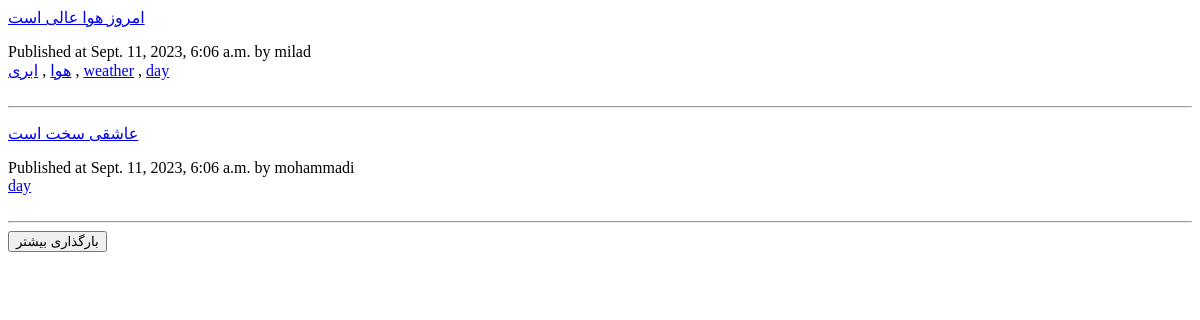
/posts/, run on an earlier commit of the app's database.
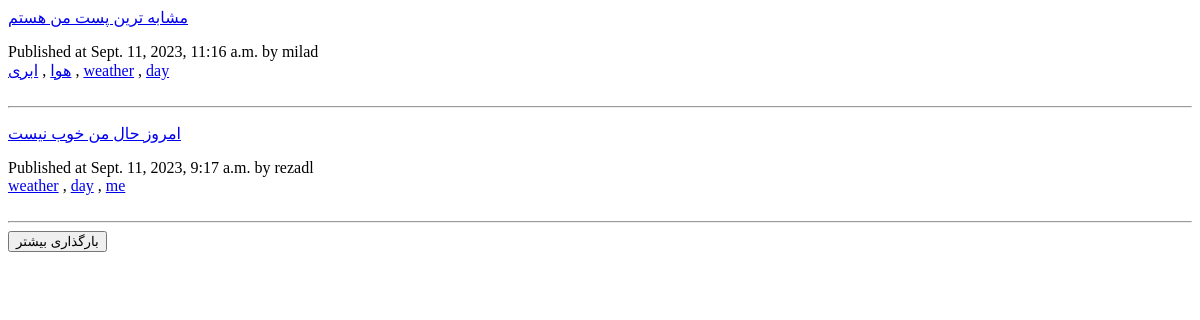
And on a later commit of the database.
### social/models.py (models this page shows, shortened)
class Post(models.Model):
    author = models.ForeignKey(User, on_delete=models.CASCADE, related_name="user_posts", verbose_name="نویسنده")
    description = models.TextField(verbose_name="توضیحات")
    created = models.DateTimeField(auto_now_add=True)
    updated = models.DateTimeField(auto_now=True)
    likes = models.ManyToManyField(User, related_name="liked_posts", blank=True)
    saved_by = models.ManyToManyField(User, related_name='saved_posts', blank=True)
    total_likes = models.PositiveIntegerField(default=0)
    active = models.BooleanField(default=True)
    tags = TaggableManager()
    class Meta:
        ordering = ['-created']
        indexes = [
            models.Index(fields=['-created']),
            models.Index(fields=['-total_likes'])
        ]
        verbose_name = "پست"
        verbose_name_plural = "پست ها"
    def get_absolute_url(self):
        return reverse('social:post_detail', args=[self.id])

class User(AbstractUser):
    date_of_birth = models.DateField(blank=True, null=True)
    bio = models.TextField(null=True, blank=True)
    photo = models.ImageField(upload_to="account_images/", blank=True, null=True)
    job = models.CharField(max_length=250, null=True, blank=True)
    phone = models.CharField(max_length=11, null=True, blank=True)
    following = models.ManyToManyField('self', through='Contact', related_name="followers", symmetrical=False)

### social/views.py (the view)
# urls.py: path('posts/', views.post_list, name="post_list"),
def post_list(request, tag_slug=None):
    posts = Post.objects.select_related('author').order_by('-total_likes')
    tag = None
    if tag_slug:
        tag = get_object_or_404(Tag, slug=tag_slug)
        posts = Post.objects.filter(tags__in=[tag])
    page = request.GET.get('page')
    paginator = Paginator(posts, 2)
    try:
        posts = paginator.page(page)
    except PageNotAnInteger:
        posts = paginator.page(1)
    except EmptyPage:
        posts = []
    if request.headers.get('x-requested-with') == 'XMLHttpRequest':
        return render(request, 'social/list_ajax.html', {'posts': posts})
    context = {
        'posts': posts,
        'tag': tag,
    }
    return render(request, "social/list.html", context)

### social/templates/social/list.html (shortened to what this page needs)
<div id ="post-list">
{% for post in posts %}
    <a href="{{ post.get_absolute_url }}">
    	{{ post.description |truncatewords:20|linebreaks }}
    </a>
    Published at {{ post.created}} by {{ post.author}}
    <br>
    {% for tag in post.tags.all %}
        <a href="{% url 'social:post_list_by_tag' tag.slug %}"> {{ tag.name }}</a>
        {% if not forloop.last %}, {% endif %}
    {% endfor %}
    <br>
    <br>
    <hr>
{% endfor %}
</div>
<button id="load-more">بار‌گذاری بیشتر</button>

What changed in the data, as far as the page shows it:
removed Post: description "امروز هوا عالی است", created "Sept. 11, 2023, 6:06 a.m.", author "milad", Tag (name "هوا"), Tag (name "ابری"), Tag (name "weather"), Tag (name "day")
removed Post: description "عاشقی سخت است", created "Sept. 11, 2023, 6:06 a.m.", author "mohammadi", Tag (name "day")
now on this page (row edited): Post: description "مشابه ترین پست من هستم", created "Sept. 11, 2023, 11:16 a.m.", author "milad", Tag (name "هوا"), Tag (name "ابری"), Tag (name "weather"), Tag (name "day")
now on this page (row edited): Post: description "امروز حال من خوب نیست", created "Sept. 11, 2023, 9:17 a.m.", author "rezadl", Tag (name "weather"), Tag (name "day")
now on this page (row unchanged): Tag: name "me", shown under "امروز حال من خوب نیست"
